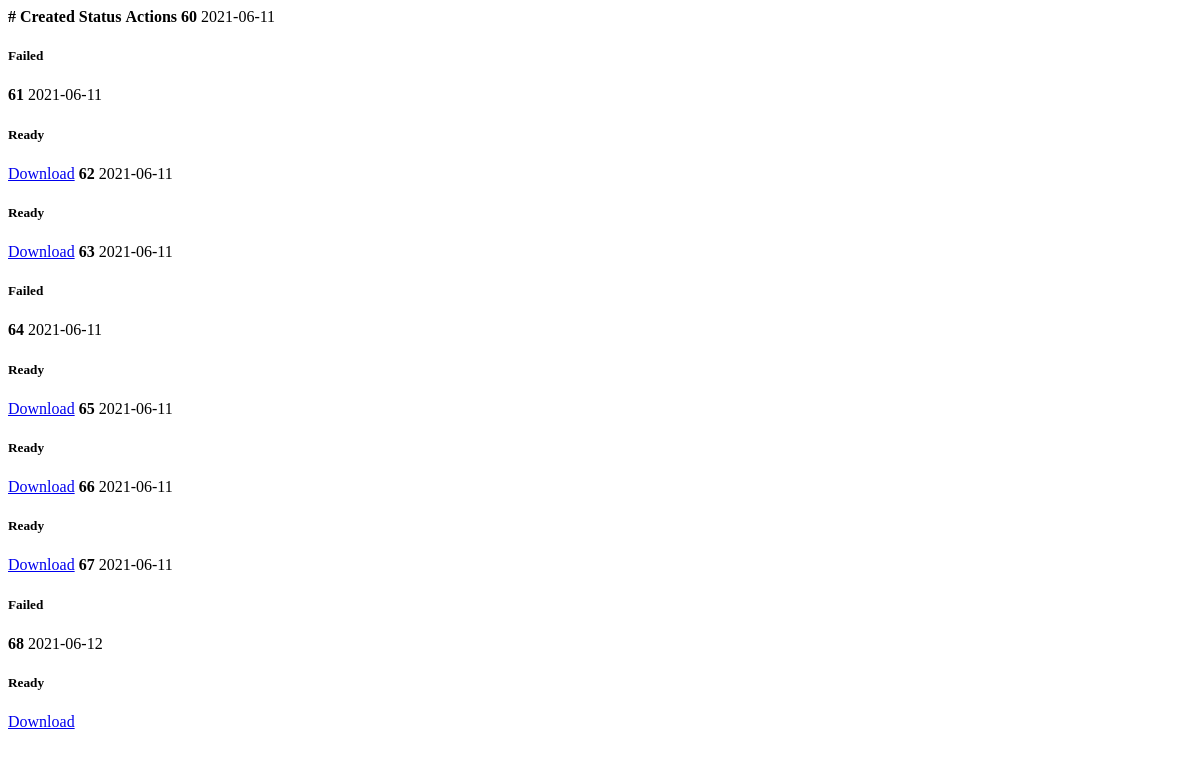
Before: /dataset_table (signed in) with the older database file.
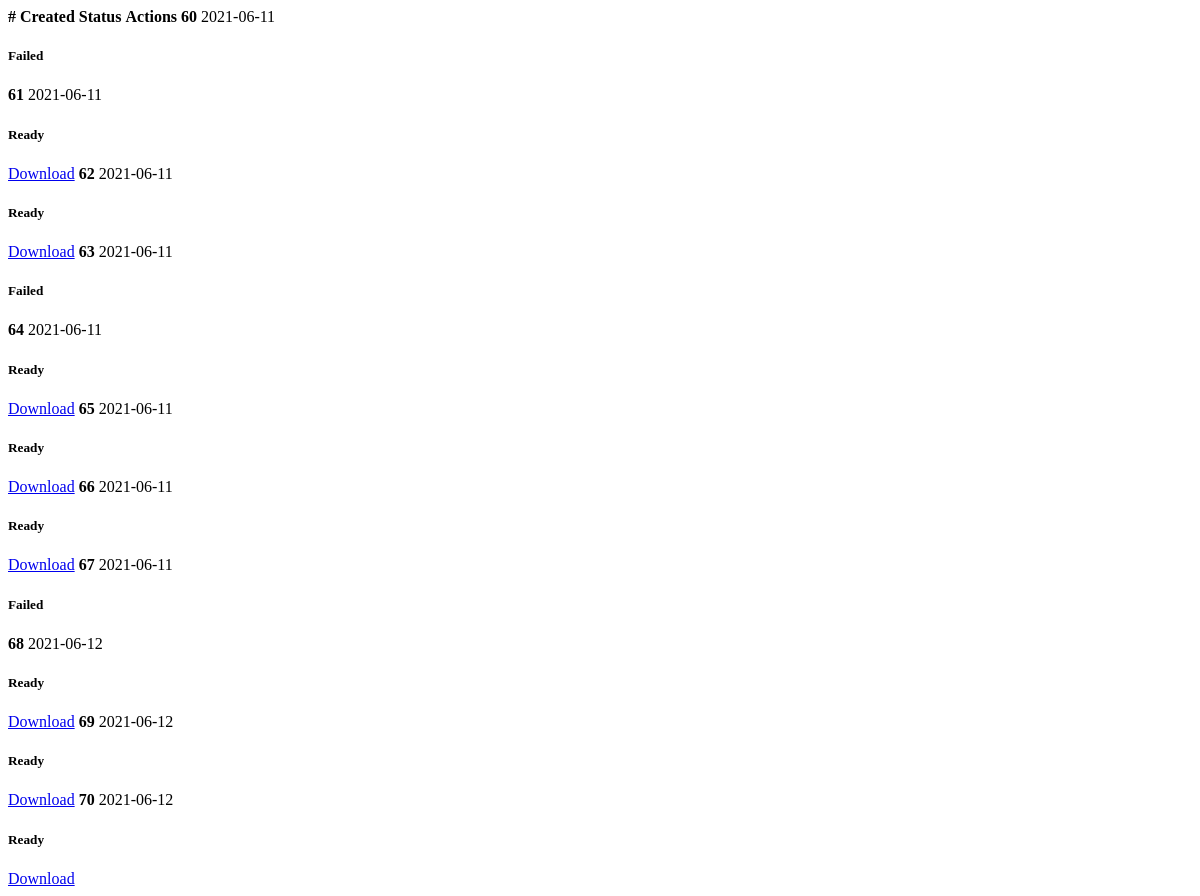
After: the same page with the newer database file.
### Main/models.py (models this page shows)
class DataSet(models.Model):
    statuses = [
        ('P', 'Processing'),
        ('R', 'Ready'),
        ('I', 'In queue'),
        ('F', 'Failed')
    ]
    schema = models.ForeignKey(Schema, on_delete=models.SET_NULL, null=True)
    status = models.CharField(max_length=2, choices=statuses, null=True)
    created = models.DateField()
    file = models.FileField(verbose_name='Файл', upload_to='datasets', null=True)
    class Meta:
        verbose_name = 'Датасет'
        verbose_name_plural = 'Датасеты'

### Main/views.py (the view)
# urls.py: path('dataset_table', views.dataset_table),
def dataset_table(request):
    if request.user.is_authenticated:
        return render(request, 'Main/dataset_table.html', {
            'datasets': DataSet.objects.filter(schema__creator=request.user).order_by('id')
        })
    return HttpResponse('')

### templates/Main/dataset_table.html
<tr>
    <td class="schema-td"><b>#</b></td>
    <td class="schema-td"><b>Created</b></td>
    <td class="schema-td"><b>Status</b></td>
    <td class="schema-td"><b>Actions</b></td>
</tr>
{% for dataset in datasets %}
    <tr>
        <td class="schema-td"><b>{{ dataset.id }}</b></td>
        <td class="schema-td">{{ dataset.created|date:'Y-m-d' }}</td>
        <td class="schema-td">
            <h5>
                {% if dataset.status == 'P' %}
                    <span class="badge badge-secondary"> Processing</span>
                {% else %}{% if dataset.status == 'R' %}
                    <span class="badge badge-success">Ready</span>
                {% else %}{% if dataset.status == 'F' %}
                    <span class="badge badge-danger">Failed</span>
                {% else %}
                    <span class="badge badge-warning">In queue</span>
                {% endif %}{% endif %}{% endif %}
            </h5>
        </td>
        <td class="schema-td">
            {% if dataset.status == 'R' %}
                <a class="btn btn-link" href="/download?id={{ dataset.id }}">Download</a>
            {% endif %}
        </td>
    </tr>
{% endfor %}

Changed rows visible on the page:
added DataSet: id "69", created "2021-06-12", status "Ready"
added DataSet: id "70", created "2021-06-12", status "Ready"
